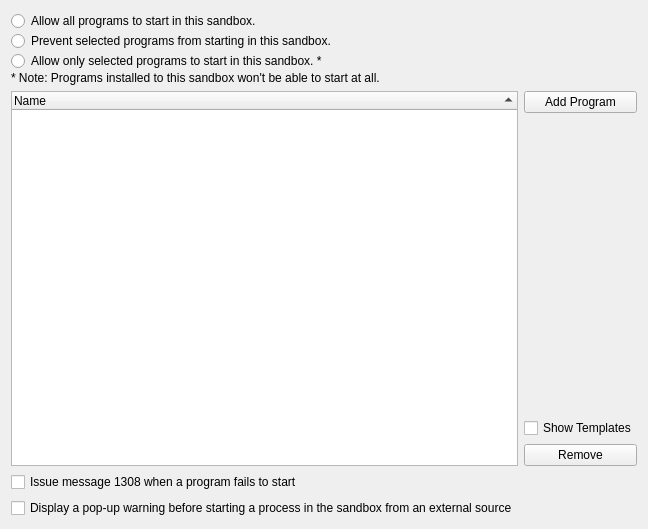
       <widget class="QWidget" name="tabStart">
        <attribute name="title">
         <string>Start Restrictions</string>
        </attribute>
        <layout class="QGridLayout" name="gridLayout_85">
         <item row="0" column="0">
          <layout class="QGridLayout" name="gridLayout_19">
           <item row="0" column="0">
            <layout class="QGridLayout" name="gridLayout_23">
             <property name="verticalSpacing">
              <number>0</number>
             </property>
             <item row="3" column="0">
              <widget class="QLabel" name="label_4">
               <property name="text">
                <string>* Note: Programs installed to this sandbox won't be able to start at all.</string>
               </property>
               <property name="wordWrap">
                <bool>true</bool>
               </property>
              </widget>
             </item>
             <item row="0" column="0">
              <widget class="QRadioButton" name="radStartAll">
               <property name="text">
                <string>Allow all programs to start in this sandbox.</string>
               </property>
              </widget>
             </item>
             <item row="2" column="0">
              <widget class="QRadioButton" name="radStartSelected">
               <property name="text">
                <string>Allow only selected programs to start in this sandbox. *</string>
               </property>
              </widget>
             </item>
             <item row="1" column="0">
              <widget class="QRadioButton" name="radStartExcept">
               <property name="text">
                <string>Prevent selected programs from starting in this sandbox.</string>
               </property>
              </widget>
             </item>
            </layout>
           </item>
           <item row="1" column="1">
            <widget class="QPushButton" name="btnAddStartProg">
             <property name="text">
              <string>Add Program</string>
             </property>
            </widget>
           </item>
           <item row="2" column="1">
            <spacer name="verticalSpacer_8">
             <property name="orientation">
              <enum>Qt::Vertical</enum>
             </property>
             <property name="sizeHint" stdset="0">
              <size>
               <width>20</width>
               <height>299</height>
              </size>
             </property>
            </spacer>
           </item>
           <item row="3" column="1">
            <widget class="QCheckBox" name="chkShowStartTmpl">
             <property name="text">
              <string>Show Templates</string>
             </property>
            </widget>
           </item>
           <item row="4" column="1">
            <widget class="QPushButton" name="btnDelStartProg">
             <property name="text">
              <string>Remove</string>
             </property>
            </widget>
           </item>
           <item row="5" column="0">
            <widget class="QCheckBox" name="chkStartBlockMsg">
             <property name="text">
              <string>Issue message 1308 when a program fails to start</string>
             </property>
            </widget>
           </item>
           <item row="6" column="0">
            <widget class="QCheckBox" name="chkAlertBeforeStart">
             <property name="toolTip">
              <string>This setting can be used to prevent programs from running in the sandbox without the user's knowledge or consent.</string>
             </property>
             <property name="text">
              <string>Display a pop-up warning before starting a process in the sandbox from an external source</string>
             </property>
            </widget>
           </item>
           <item row="1" column="0" rowspan="4">
            <widget class="QTreeWidget" name="treeStart">
             <property name="sortingEnabled">
              <bool>true</bool>
             </property>
             <column>
              <property name="text">
               <string>Name</string>
              </property>
             </column>
            </widget>
           </item>
          </layout>
         </item>
        </layout>
       </widget>
